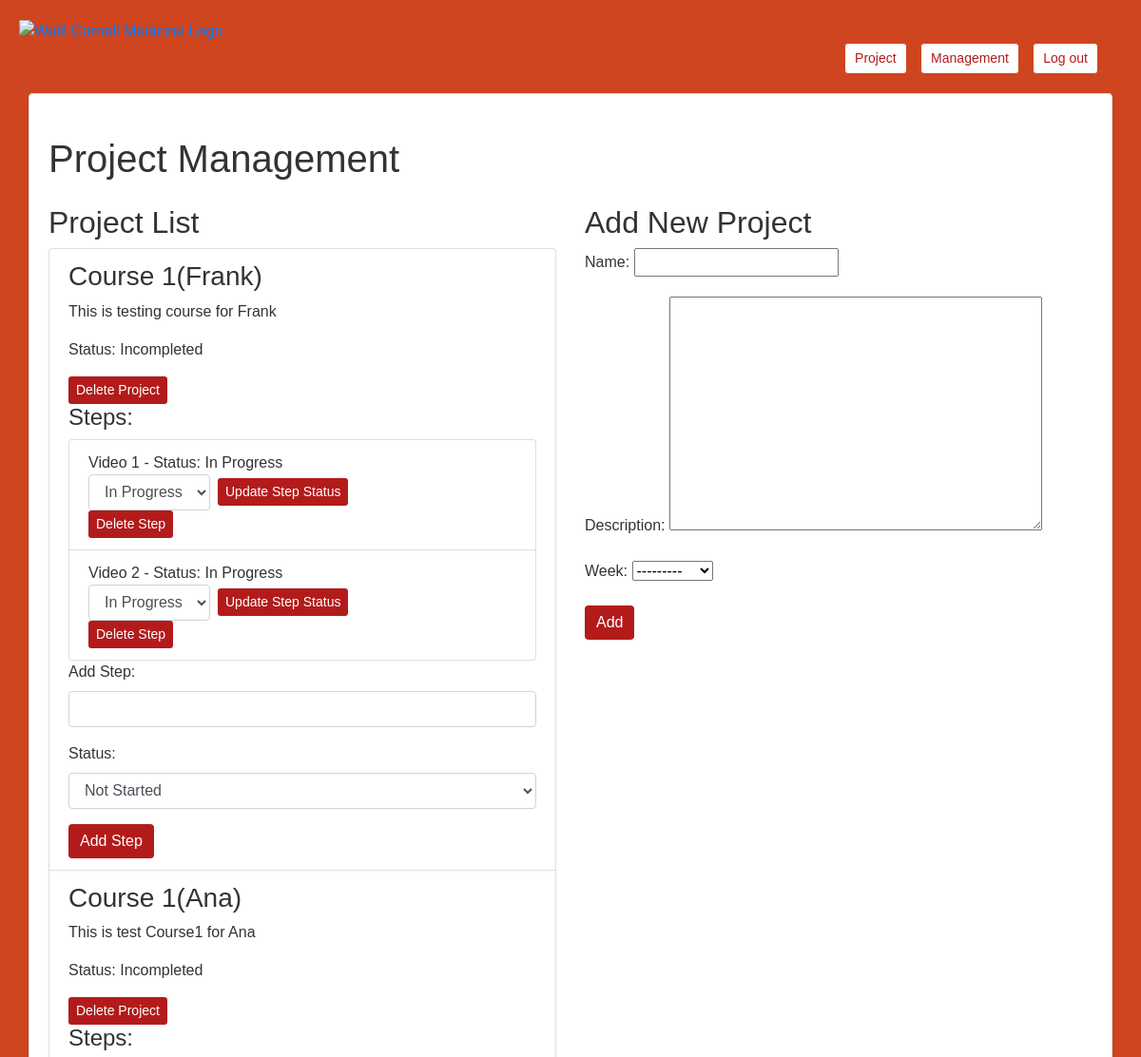
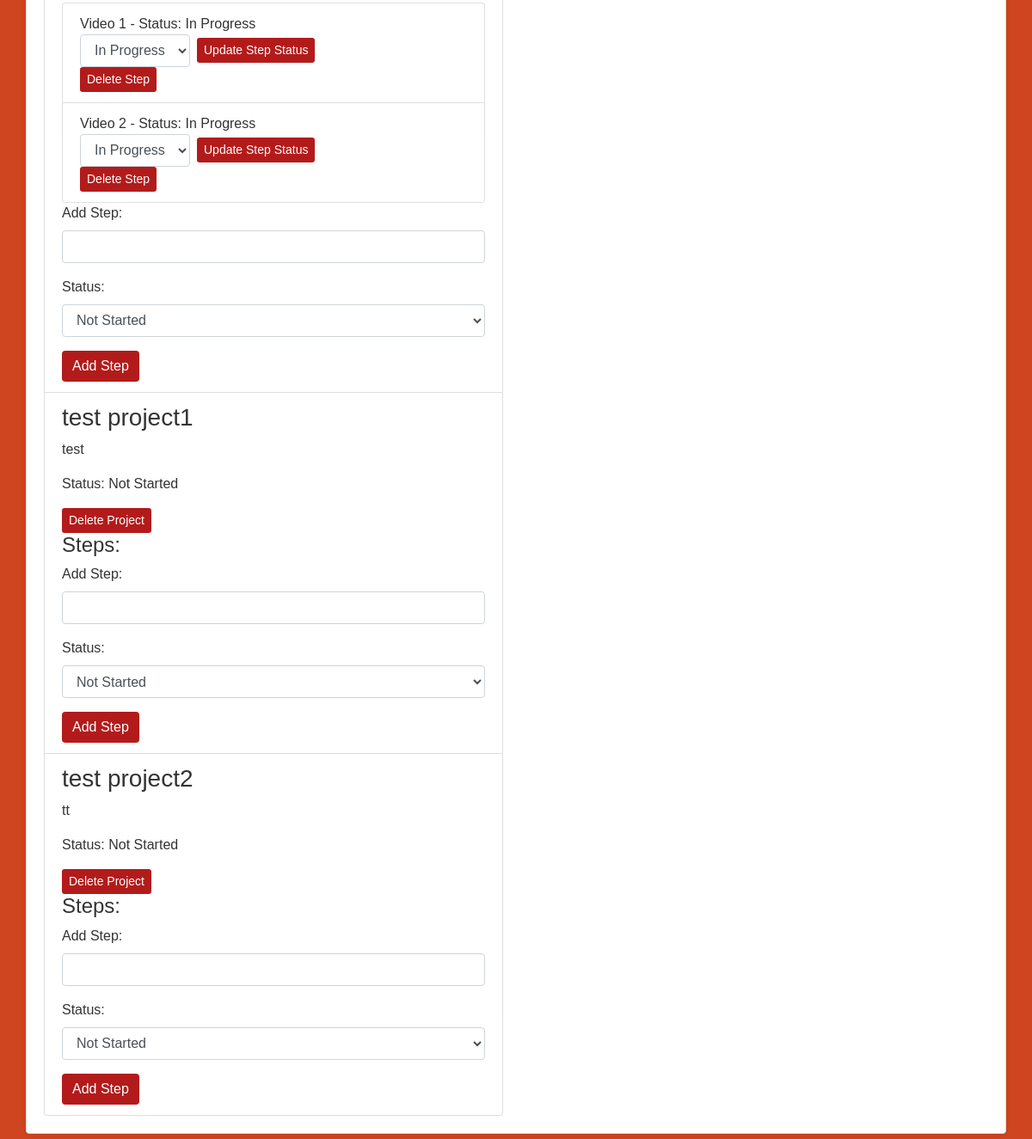
The app's page /project_management/ (signed in), older data (2 pictures, top to bottom).
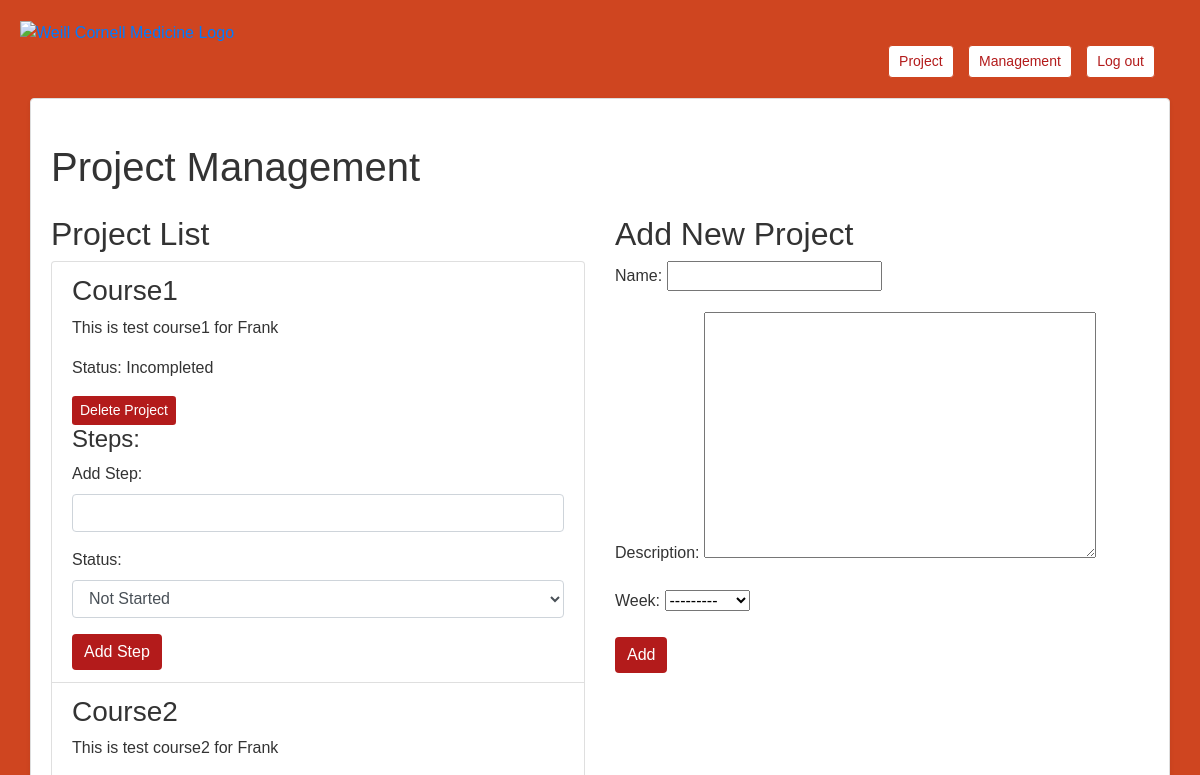
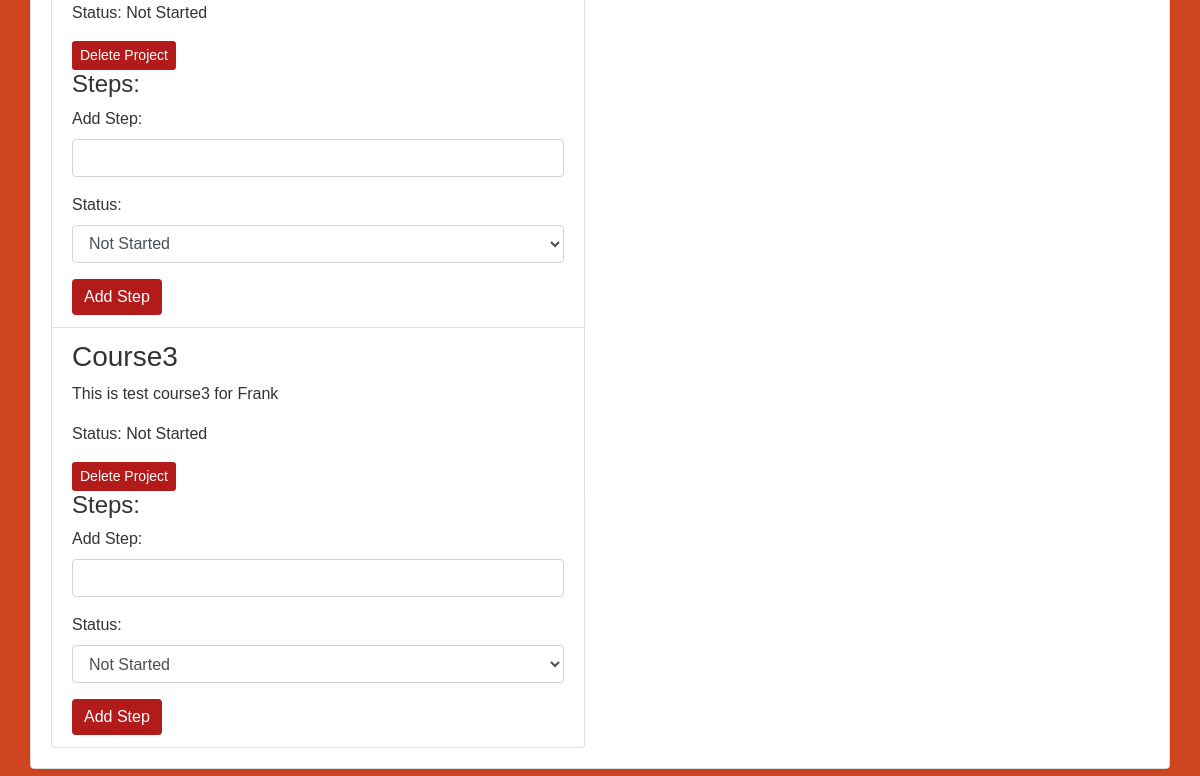
The same page, newer data (2 pictures, top to bottom).
### projects/models.py (models this page shows, shortened)
class Project(models.Model):
    STATUS_CHOICES = (
        ('Not Started', 'Not Started'),
        ('Incompleted', 'Incompleted'),
        ('Completed', 'Completed'),
    )
    name = models.CharField(max_length=100)
    description = models.TextField(max_length=100)
    status = models.CharField(max_length=12, choices=STATUS_CHOICES, default='Not Started')
    user = models.ForeignKey(settings.AUTH_USER_MODEL, on_delete=models.CASCADE)
    week = models.IntegerField(choices=[(i, f"Week {i}") for i in range(1, 11)], null=True)

class Step(models.Model):
    STATUS_CHOICES = (
        ('Not Started', 'Not Started'),
        ('In Progress', 'In Progress'),
        ('Completed', 'Completed'),
    )
    project = models.ForeignKey(Project, on_delete=models.CASCADE, related_name='steps')
    name = models.CharField(max_length=100)
    status = models.CharField(max_length=12, choices=STATUS_CHOICES, default='Not Started')

### projects/views.py (the view)
# urls.py: path('project_management/', views.project_management, name='project_management'),
@login_required
def project_management(request):
    if request.method == 'POST':
        form = ProjectForm(request.POST)
        if form.is_valid():
            project = form.save(commit=False)
            project.user = request.user
            form.save()
            return redirect('project_management')
    else:
        form = ProjectForm()
    projects = Project.objects.all()
    return render(request, 'project_management.html', {'form': form, 'projects': projects})

### projects/forms.py
class ProjectForm(forms.ModelForm):
    class Meta:
        model = Project
        fields = ['name', 'description', 'week']

### projects/templates/project_management.html (shortened to what this page needs)
<!DOCTYPE html>
<html lang="en">
<head>
    <link rel="stylesheet" href="https://maxcdn.bootstrapcdn.com/bootstrap/4.5.2/css/bootstrap.min.css">
    {% load static %}
    <link rel="stylesheet" href="{% static 'css/project_management.css' %}">
</head>
<body>
    <div class="logo-container">
        <a href="{% url 'project_list' %}">
            <img src="{% static 'image/logo2.png' %}" alt="Weill Cornell Medicine Logo" height="50" />
        </a>
    </div>
    <div class="header-links">
        <a href="{% url 'project_list' %}" class="btn btn-secondary btn-sm">Project</a>
        <a href="{% url 'user_management' %}" class="btn btn-secondary btn-sm">Management</a>
        <a href="{% url 'login' %}" class="btn btn-secondary btn-sm">Log out</a>
    </div>
    <div class="container">
        <h1 class="my-4">Project Management</h1>
        <div class="row">
            <div class="col-md-6">
                <h2>Project List</h2>
                <ul class="list-group">
                    {% for project in projects %}
                        <li class="list-group-item">
                            <h3>{{ project.name }}</h3>
                            <p>{{ project.description }}</p>
                            <p>Status: {{ project.status }}</p>
                            <a href="{% url 'delete_project' project.id %}" class="btn btn-danger btn-sm">Delete Project</a>
                            <h4>Steps:</h4>
                            <ul class="list-group">
                                {% for step in project.steps.all %}
                                    <li class="list-group-item">
                                        {{ step.name }} - Status: {{ step.status }}
                                        <form method="post" action="{% url 'edit_step_status' step.id %}" class="form-inline">
                                            <select name="status" class="form-control mr-2">
                                                <option value="In Progress" {% if step.status == "In Progress" %} selected {% endif %}>In Progress</option>
                                            </select>
                                            <button type="submit" class="btn btn-sm btn-primary">Update Step Status</button>
                                        </form>
                                        <a href="{% url 'delete_step' step.id %}" class="btn btn-sm btn-danger">Delete Step</a>
                                    </li>
                                {% endfor %}
                            </ul>
                            <form method="post" action="{% url 'add_step' project.id %}" class="form">
                                <div class="form-group">
                                    <label for="step_name">Add Step:</label>
                                    <input type="text" name="step_name" required class="form-control">
                                </div>
                                <div class="form-group">
                                    <label for="step_status">Status:</label>
                                    <select name="step_status" class="form-control">
                                        <option value="Not Started">Not Started</option>
                                    </select>
                                </div>
                                <button type="submit" class="btn btn-primary">Add Step</button>
                            </form>
                        </li>
                    {% endfor %}
                </ul>
            </div>
            <div class="col-md-6">
                <h2>Add New Project</h2>
                <form method="post" class="form">
                    {{ form.as_p }}
                    <button type="submit" class="btn btn-primary">Add</button>
                </form>
            </div>
        </div>
    </div>
</body>
</html>

### static/css/project_management.css (style rules this page uses)
body { font-family: 'Arial', sans-serif; background-color:#CF4520; color: #333333; margin: 0; padding: 20px; }
.header-links { text-align: right; padding: 0 15px; margin-bottom: 20px; }
.header-links a { color: #B31B1B; padding: 5px 10px; margin-right: 10px; border-radius: 4px; text-decoration: none; background-color: white; border: 1px solid #CF4520; }
.btn-primary, .btn-danger { background-color: #B31B1B; color: #FFFFFF; border: none; }
.container { background-color: #fff; border: 1px solid #ddd; border-radius: .25rem; box-shadow: 0 .125rem .25rem rgba(0,0,0,.075); padding: 20px; margin-bottom: 20px; }

Row changes from the older to the newer data that the page shows:
removed Project: name "Course 1(Frank)", description "This is testing course for Frank", status "Incompleted"
removed Step: name "Video 1", status "In Progress", shown under "Course 1(Frank)"
removed Step: name "Video 2", status "In Progress", shown under "Course 1(Frank)"
removed Project: name "Course 1(Ana)", description "This is test Course1 for Ana", status "Incompleted"
removed Step: name "Video 1", status "In Progress", shown under "Course 1(Ana)"
removed Step: name "Video 2", status "In Progress", shown under "Course 1(Ana)"
removed Project: name "test project1", description "test", status "Not Started"
removed Project: name "test project2", description "tt", status "Not Started"
added Project: name "Course1", description "This is test course1 for Frank", status "Incompleted"
added Project: name "Course2", description "This is test course2 for Frank", status "Not Started"
added Project: name "Course3", description "This is test course3 for Frank", status "Not Started"
